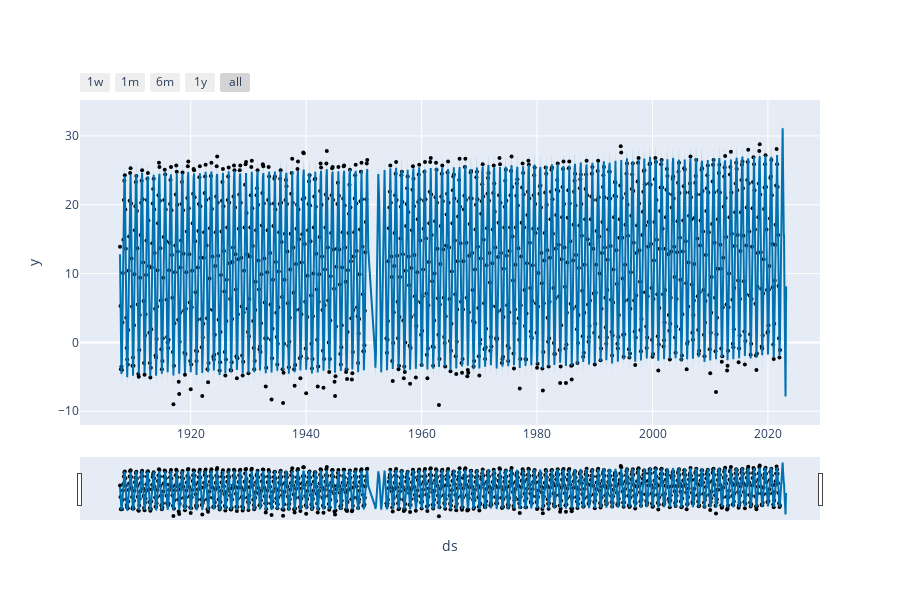

This figure's notebook cell:
### Code cell
# Python
from prophet.plot import plot_plotly, plot_components_plotly

plot_plotly(m, forecast)

### Figure 1 — Plotly figure (JSON) as saved in the notebook; plotly's stock layout.template omitted (floating-point values rounded to 4 significant figures; data arrays with more than 128 entries replaced by an {"elided": "..."} marker saying what was removed)
{"data": [{"marker": {"color": "black", "size": 4}, "mode": "markers", "name": "Actual", "type": "scatter", "x": {"elided": "1334 str values"}, "y": {"elided": "1334 float values"}}, {"hoverinfo": "skip", "line": {"width": 0}, "mode": "lines", "type": "scatter", "x": {"elided": "1725 str values"}, "y": {"elided": "1725 float values"}}, {"fill": "tonexty", "fillcolor": "rgba(0, 114, 178, 0.2)", "line": {"color": "#0072B2", "width": 2}, "mode": "lines", "name": "Predicted", "type": "scatter", "x": {"elided": "1725 str values"}, "y": {"elided": "1725 float values"}}, {"fill": "tonexty", "fillcolor": "rgba(0, 114, 178, 0.2)", "hoverinfo": "skip", "line": {"width": 0}, "mode": "lines", "type": "scatter", "x": {"elided": "1725 str values"}, "y": {"elided": "1725 float values"}}], "layout": {"height": 600, "showlegend": false, "width": 900, "xaxis": {"rangeselector": {"buttons": [{"count": 7, "label": "1w", "step": "day", "stepmode": "backward"}, {"count": 1, "label": "1m", "step": "month", "stepmode": "backward"}, {"count": 6, "label": "6m", "step": "month", "stepmode": "backward"}, {"count": 1, "label": "1y", "step": "year", "stepmode": "backward"}, {"step": "all"}]}, "rangeslider": {"visible": true}, "title": {"text": "ds"}, "type": "date"}, "yaxis": {"title": {"text": "y"}}}}
